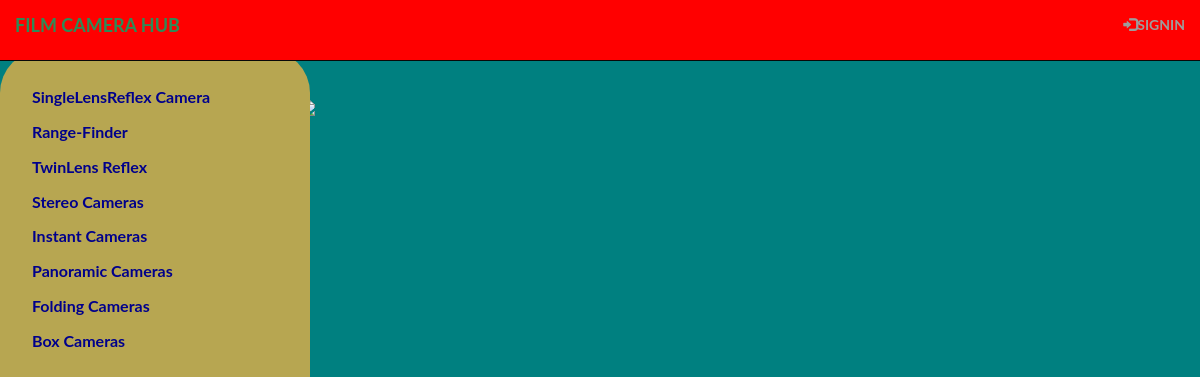
The page /home on the database its author committed.
### ModelDataSetup.py (models this page shows, shortened)
class Filmy_Cameras(Base):
    __tablename__ = 'filmcameratype'
    r_id = Column(Integer, primary_key=True)
    r_name = Column(String(223), nullable=False)
    user_id = Column(Integer, ForeignKey('google_mail_user.r_id'))
    user = relationship(GoogleMailuser, backref="filmcameratype")

### web_app.py (the view)
@app.route('/')
@app.route('/home')
def home():
    fct_tcs = session.query(Filmy_Cameras).all()
    return render_template('myhome.html', fct_tcs=fct_tcs)

### templates/myhome.html (shortened to what this page needs)
{% include 'navigation_bar.html' %}
<div class="main">
{% block content %}
	<div class="text-center">
  <img class="mycams" src="https://www.popphoto.com/sites/popphoto.com/files/styles/1000_1x_/public/import/2011/files/_images/201105/fujifilmga45.jpg?itok=VhSab_YZ.jpg" style="width:100%">
</div>
	</div>
{% endblock content %}

### templates/navigation_bar.html (shortened to what this page needs)
<!DOCTYPE html>
<html lang="en">
<head>
  <link rel="stylesheet" href="https://maxcdn.bootstrapcdn.com/bootstrap/3.3.7/css/bootstrap.min.css">
</head>
<body style='color:#8B4513'>
<nav class="navbar navbar-inverse  navbar-fixed-top" id='me'style='color:green'>
  <div class="container-fluid">
    <div class="navbar-header">
      <a class="navbar-brand" href="{{ url_for('home') }}"><p id='anc'><b>FILM CAMERA HUB<b> </p></a>
    </div>
    <ul class="nav navbar-nav navbar-right">
      {% if 'username' in session %}
            <li><button class="btn btn-warning mr-sm-2" style="margin-top: 6px;background-color:#FFD700;"><a href="{{ url_for('addCameraType')}}">Add Film Camera  </a></button></li>
            <li style="margin: 10px;"><p class="text-primary mr-sm-2">{{ session.username }}</p></li>
            <li><a href="{{ url_for('logout')}}"><span class="glyphicon glyphicon-log-in"></span> SIGNOUT</a></li>
      {% else %}
            <li><a id='my' href="{{ url_for('displaysignin')}}"><span class="glyphicon glyphicon-log-in"></span>SIGNIN</p>
			</a></li>
      {% endif %}
    </ul>
  </div>
</nav>
<div class="sidenav">
  <table>
      {% for fct in fct_tcs %}
      <tr>
          <td><a href="{{ url_for('displayCameras',fctid=fct.r_id)}}">{{fct.r_name}}</a></td>
        </tr>
      {% endfor %}
  </table>
</div>
</body>
</html>

### templates/navigation_bar.html (style rules this page uses)
body { font-family: "Lato", sans-serif; background-color:#008080; }
.sidenav { height:91%; width: 310px; position: fixed; z-index: 1; top: 50px; left: 0; background-color:#B7A651; overflow-x: hidden; padding-top: 30px; border-color:red; border-radius:43px; }
.sidenav a { padding: 6px 6px 6px 32px; text-decoration: none; font-size: 16px; color: #00008B; display: block; }
.main { margin-left:299px; }
#me { background-color:red; }
#anc { color:#2E8B57; }

### rows shown on the page
Filmy_Cameras: r_name "SingleLensReflex Camera"
Filmy_Cameras: r_name "Range-Finder"
Filmy_Cameras: r_name "TwinLens Reflex"
Filmy_Cameras: r_name "Stereo Cameras"
Filmy_Cameras: r_name "Instant Cameras"
Filmy_Cameras: r_name "Panoramic Cameras"
Filmy_Cameras: r_name "Folding Cameras"
Filmy_Cameras: r_name "Box Cameras"
